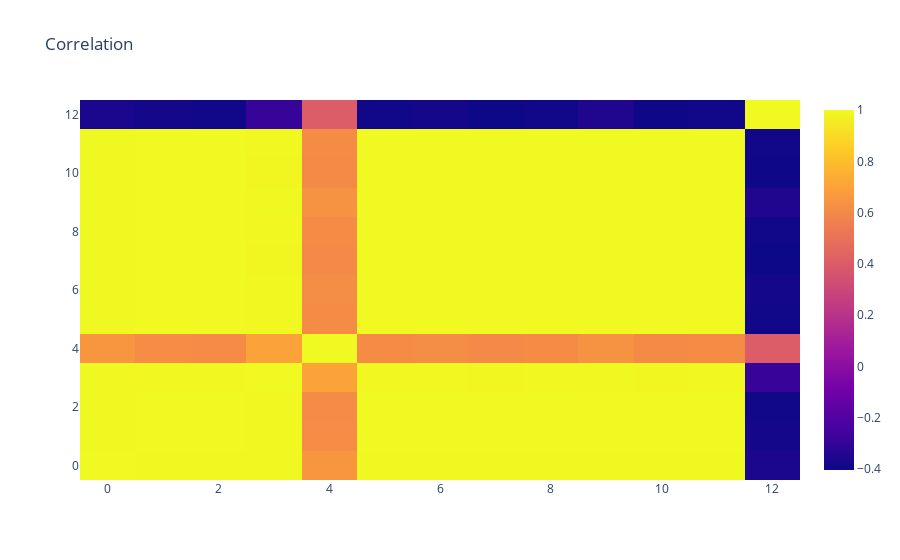

The code cell stored with this chart in its notebook:
### Code cell
import plotly.graph_objects as go
heatmap=go.Heatmap(z=correlation)
layout=go.Layout(title='Correlation')
fig=go.Figure(data=[heatmap],layout=layout)
fig.show()

### Figure 1 — Plotly figure (JSON) as saved in the notebook; plotly's stock layout.template omitted (floating-point values rounded to 4 significant figures; data arrays with more than 128 entries replaced by an {"elided": "..."} marker saying what was removed)
{"data": [{"type": "heatmap", "z": {"elided": "13x13 float values"}}], "layout": {"title": {"text": "Correlation"}}}
